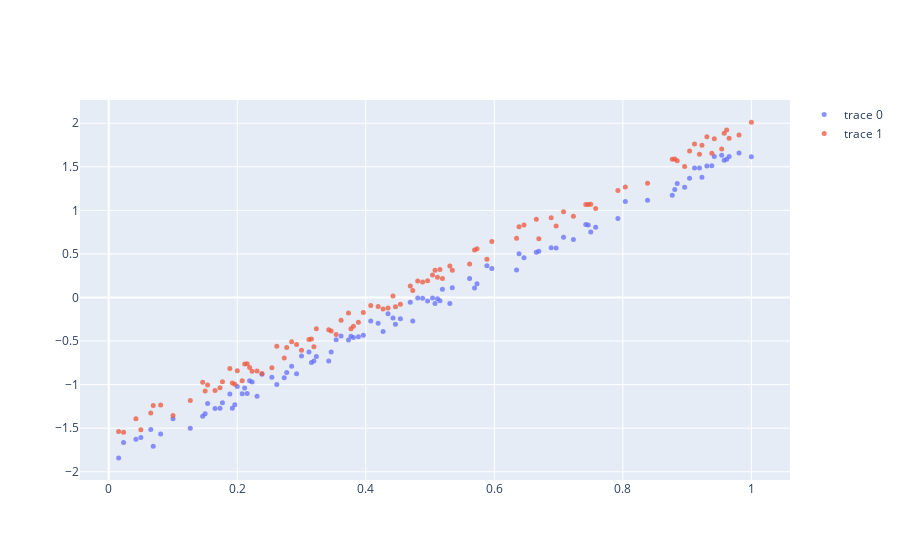
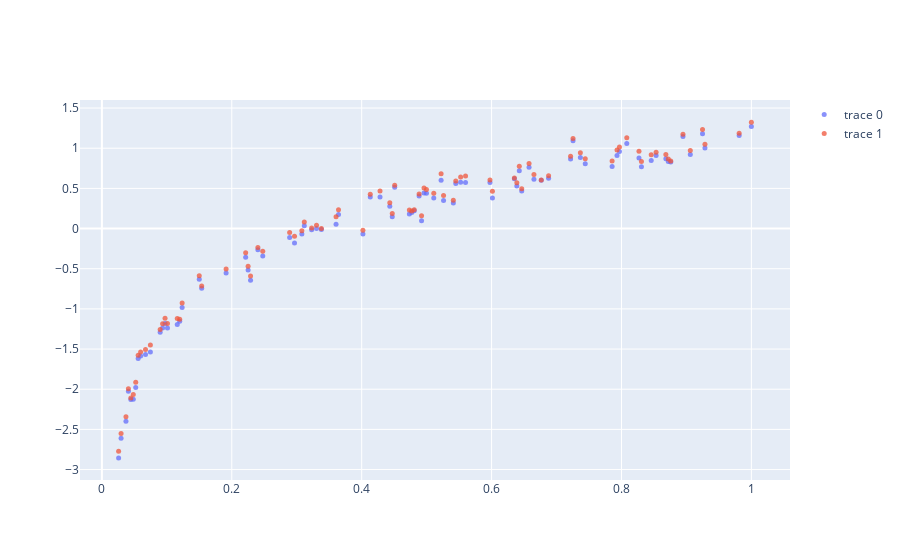
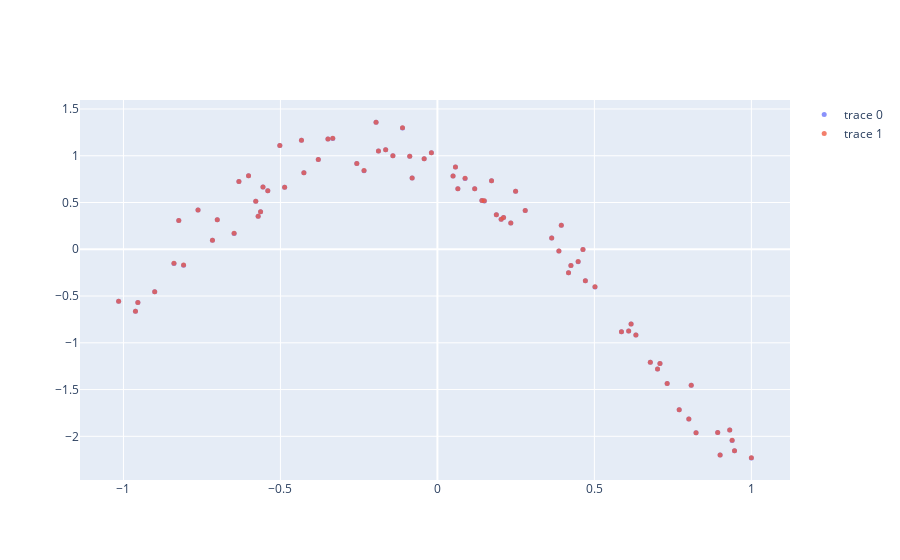

Notebook source saved alongside these figures, in order:
### Code cell
# Toy Dataset
def N(u, var):
  return np.random.normal(u, np.sqrt(var))

def sample(func, var, minx, maxx, pts, sparsity=0.5):
  rng = np.random.default_rng()
  res = (maxx-minx) / pts

  all_x = []
  for i in range(pts):
    if rng.random() <= sparsity:
      continue

    all_x.append(minx + i*res)



  all_y = [func(x) for x in all_x]

  valrange = max(all_y) - min(all_y)
  all_y = [N(y, var*valrange) for y in all_y]

  all_y = sp.stats.zscore(all_y)
  return (all_x, all_y)

def pos_encoding(unsorted):
  unsorted = np.array(unsorted)
  sorted = unsorted[unsorted[:, -1].argsort()] # sort ascending

  times = [0] + list(sorted[:, -1])
  pos = np.array([times[i] - times[i-1] for i in range(1, len(times))])

  sorted[:, -1] = pos # change abs time to positional encoding
  return torch.tensor(sorted)
def n_examples(fn_gen, var, minx, maxx, pts, sparsity, N):
  ex = []

  fn = fn_gen()

  for i in range(N):
    x, y = sample(fn, var, minx, maxx, pts, sparsity)
    ts = []
    for j in range(len(x)):
      xpt = x[j]
      ypt = y[j]
      ts.append(np.array([ypt - np.random.rand()*var*10, np.random.rand()*var*10, ypt + np.random.rand()*var*10, np.random.rand()*var*10, xpt/np.max(x), xpt]))

    ts = pos_encoding(ts)

    ts = torch.tensor(ts)

    ex.append(ts)

  return ex

class PseudoSet(Dataset):
  def __init__(self, classes):
    self.classes = classes

    self.all = []
    for i, class_ in enumerate(self.classes):
      label = torch.zeros(len(self.classes))
      label[i] = 1
      for ex in class_:
        self.all.append((ex, label))


  def __getitem__(self, idx):
    return self.all[idx]

  def __len__(self):
    return len(self.all)
num_ex = 100
var = 0.005

s, u = np.random.rand()*75, np.random.rand()*310
norm = lambda s, u, x: (1 / np.sqrt(s**2 * 2 * 3.141)) * np.exp(-0.5 * ((x - u) / s)**2)

def linefn_gen():
  m = np.random.rand()*100
  return lambda x: m * x

def logfn_gen():
  a = np.random.rand()*2
  b = np.random.rand()*75
  return lambda x: a * np.log(b * x)

def bellfn_gen():
  s = np.random.rand()*12
  u = (np.random.rand() - 0.5) * 6
  norm = lambda s, u, x: (1 / np.sqrt(s**2 * 2 * 3.141)) * np.exp(-0.5 * ((x - u) / s)**2)
  return lambda x: norm(s, u, x)


lines = n_examples(linefn_gen, 5*var, 0, 1000, 267, 0.65, num_ex)
logs = n_examples(logfn_gen, var, 0.1, 4, 267, 0.65, num_ex)
bells = n_examples(bellfn_gen, 0.01*var, -10, 10, 267, 0.65, num_ex)

def displayex(ex):
  fig = go.Figure()
  tr1 = go.Scatter(
      x=ex[:, -2],
      y=ex[:, 0],
      mode='markers',
      marker=dict(size=5, opacity=.75)
  )
  tr2 = go.Scatter(
      x=ex[:, -2],
      y=ex[:, 2],
      mode='markers',
      marker=dict(size=5, opacity=.75)
  )

  fig.add_trace(tr1)
  fig.add_trace(tr2)

  fig.show()

displayex(lines[15])
displayex(logs[15])
displayex(bells[15])


trainsplit = 0.7

splitidx = int(0.7 * num_ex)

train = PseudoSet((lines[:splitidx], logs[:splitidx], bells[:splitidx]))
valid = PseudoSet((lines[splitidx:], logs[splitidx:], bells[splitidx:]))

print(train[0][0].shape)

with open(ROOT + "processed_datasets/toy_data_train.pt", "wb") as f:
  torch.save(train, f)
with open(ROOT + "processed_datasets/toy_data_valid.pt", "wb") as f:
  torch.save(valid, f)
